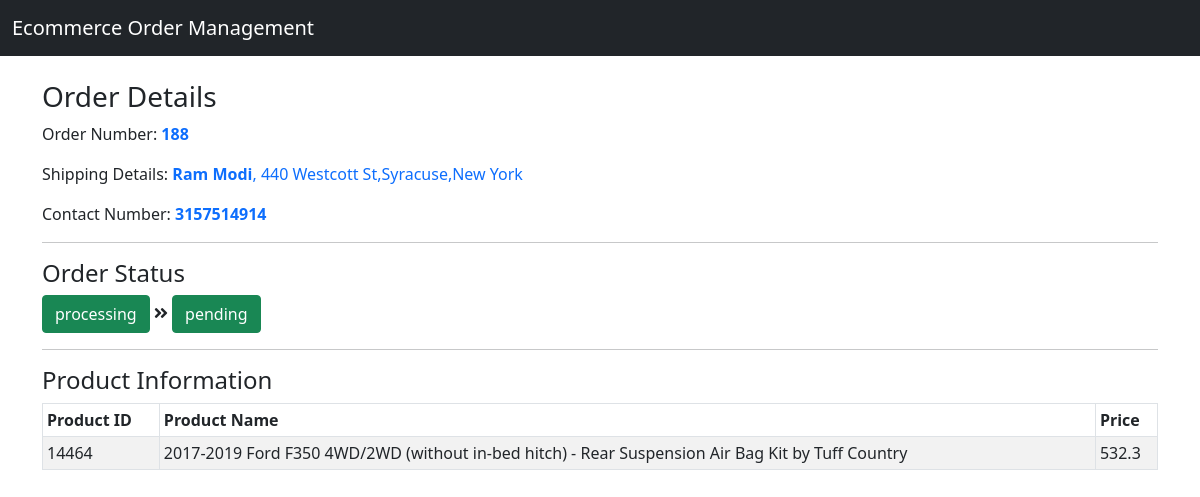
The page /orders/188/ on the database its author committed.
### orders/models.py (models this page shows, shortened)
class Orders(models.Model):
    order_id = models.IntegerField(primary_key=True)
    customer = models.CharField(max_length=50)
    order_date = models.DateTimeField()
    status = models.CharField(max_length=25)
    shipping_name = models.CharField(max_length=50, null=True)
    shipping_address = models.TextField(null=True)
    contact = models.CharField(max_length=10, null=True)
    products = models.ManyToManyField(Products)
    class Meta:
        db_table = 'orders'
        unique_together = (('customer', 'order_date', 'status'),)

class OrderStatus(models.Model):
    order_id = models.IntegerField()
    chgdate = models.DateTimeField()
    status = models.CharField(max_length=25)
    def __str__(self):
        return self.status
    class Meta:
        managed = False
        db_table = 'order_status'

class Products(models.Model):
    id = models.IntegerField(primary_key=True)
    name = models.CharField(max_length=25)
    market_price = models.CharField(max_length=10)
    class Meta:
        managed = False
        db_table = 'products'

### orders/views.py (the view)
# urls.py: path('orders/<int:order_id>/', views.OrderDetails, name='order_details'),
def OrderDetails(request,order_id):
    order_details = Orders.objects.get(order_id=order_id)
    status_history = OrderStatus.objects.filter(order_id=order_id).order_by('chgdate')
    product_list = Products.objects.filter(orders=order_id)
    args = {
        'order_details':order_details,
        'status_history':status_history,
        'product_list':product_list,
    }
    return render(request, "Orders/order_details.html", args)

### orders/templates/orders/order_details.html
{% extends "Orders/base.html" %}
{% load static %}
{% block content %}
<h3 class="container">Order Details</h3>
<div class="container">
    <div class="jumbotron">
        <p>Order Number: <span class="text-primary"><b>{{order_details.order_id}}</b></span></p>
        <p>Shipping Details: <span class="text-primary"><b>{{order_details.shipping_name}}</b>, {{order_details.shipping_address}}</span></p>
        <p>Contact Number: <span class="text-primary"><b>{{order_details.contact}}</b></span></p>
        <hr>
        <h4>Order Status</h4>
        {% for status in status_history %}
            <button type="button" class="btn btn-success">{{status}}</button>
        {% if not forloop.last %}<i class="fas fa-angle-double-right"></i>{% endif %}
        {% endfor %}
        <hr>
        <h4>Product Information</h4>
        <table id="dtBasicExample" class="table table-striped table-bordered table-sm" cellspacing="0" width="100%">
            <thead>
                <tr>
                    <th class="th-sm">Product ID</th>
                    <th class="th-sm">Product Name</th>
                    <th class="th-sm">Price</th>
                </tr>
            </thead>
            <tbody>
            {% for product in product_list %}
                <tr>
                    <td>{{product.id}}</td>
                    <td>{{product.name}}</td>
                    <td>{{product.market_price}}</td>
                </tr>
            {% endfor %}
            </tbody>
        </table>
    </div>
</div>
{% endblock %}

### rows shown on the page
Orders: order_id "188", shipping_name "Ram Modi", shipping_address "440 Westcott St,Syracuse,New York", contact "3157514914"
OrderStatus: status "processing"
OrderStatus: status "pending"
Products: id "14464", name "2017-2019 Ford F350 4WD/2WD (without in-bed hitch) - Rear Suspension Air Bag Kit by Tuff Country", market_price "532.3"
